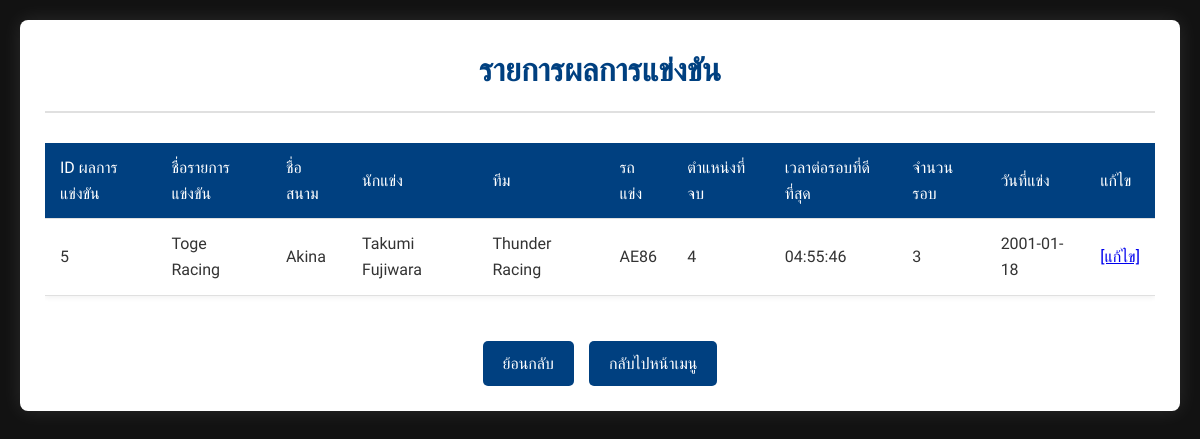
Screenshot of /Gt4SpeedTeam/list_results.php with the database file from the repository.
### tables this page shows
CREATE TABLE `results` (
  `result_id` int(11) NOT NULL,
  `race_id` int(11) NOT NULL,
  `driver_id` int(11) NOT NULL,
  `car_id` int(11) NOT NULL,
  `position` tinyint(3) UNSIGNED NOT NULL,
  `best_time` time DEFAULT NULL
);

CREATE TABLE `races` (
  `race_id` int(11) NOT NULL,
  `race_name` varchar(50) NOT NULL,
  `circuit` varchar(50) NOT NULL,
  `race_date` date NOT NULL,
  `lap_count` int(50) NOT NULL
);

CREATE TABLE `drivers` (
  `driver_id` int(5) NOT NULL,
  `name` varchar(50) NOT NULL,
  `nationality` varchar(50) NOT NULL,
  `join_year` date NOT NULL,
  `experience_years` tinyint(3) UNSIGNED DEFAULT NULL,
  `team_id` int(11) NOT NULL
);

CREATE TABLE `teams` (
  `team_id` int(5) NOT NULL,
  `team_name` text NOT NULL,
  `country` varchar(50) NOT NULL,
  `founded_year` year(4) NOT NULL,
  `team_principal` varchar(50) NOT NULL
);

CREATE TABLE `cars` (
  `car_id` int(5) NOT NULL,
  `model` varchar(50) NOT NULL,
  `manufacturer` varchar(50) NOT NULL,
  `engine` varchar(100) DEFAULT NULL,
  `chassis` int(100) DEFAULT NULL,
  `year` year(4) NOT NULL,
  `team_id` int(11) NOT NULL
);

### Gt4SpeedTeam/list_results.php (the view, shortened to what this page needs)
<?php
include 'config.php';
?>
<!DOCTYPE html>
<html lang="th">
<head>
    <link rel="stylesheet" href="6.css">
</head>
<body>
    <div class="container">
        <h1>รายการผลการแข่งขัน</h1>
        <div class="table-container">
            <table>
                <thead>
                    <tr>
                        <th>ID ผลการแข่งขัน</th>
                        <th>ชื่อรายการแข่งขัน</th>
                        <th>ชื่อสนาม</th>
                        <th>นักแข่ง</th>
                        <th>ทีม</th>
                        <th>รถแข่ง</th>
                        <th>ตำแหน่งที่จบ</th>
                        <th>เวลาต่อรอบที่ดีที่สุด</th>
                        <th>จำนวนรอบ</th>
                        <th>วันที่แข่ง</th>
                        <th>แก้ไข</th>
                    </tr>
                </thead>
                <tbody>
                    <?php
                    $sql = "SELECT r.result_id, rc.race_name, d.name AS driver_name, t.team_name,
                                   c.model AS car_model, r.position, r.best_time,
                                   rc.circuit, rc.lap_count, rc.race_date
                            FROM results r
                            JOIN races rc ON r.race_id = rc.race_id
                            JOIN drivers d ON r.driver_id = d.driver_id
                            JOIN teams t ON d.team_id = t.team_id
                            JOIN cars c ON r.car_id = c.car_id
                            ORDER BY r.result_id DESC";
                    $result = $conn->query($sql);
                    if ($result->num_rows > 0) {
                        while ($row = $result->fetch_assoc()) {
                            echo "<tr>
                                    <td>" . htmlspecialchars($row['result_id']) . "</td>
                                    <td>" . htmlspecialchars($row['race_name']) . "</td>
                                    <td>" . htmlspecialchars($row['circuit']) . "</td>
                                    <td>" . htmlspecialchars($row['driver_name']) . "</td>
                                    <td>" . htmlspecialchars($row['team_name']) . "</td>
                                    <td>" . htmlspecialchars($row['car_model']) . "</td>
                                    <td>" . htmlspecialchars($row['position']) . "</td>
                                    <td>" . htmlspecialchars($row['best_time']) . "</td>
                                    <td>" . htmlspecialchars($row['lap_count']) . "</td>
                                    <td>" . htmlspecialchars($row['race_date']) . "</td>
                                    <td> <a href='edit_result.php?id=" . htmlspecialchars($row['result_id'], ENT_QUOTES, 'UTF-8') . "' class='action-link edit'>[แก้ไข]</a></td>
                                  </tr>";
                        }
                    } else {
                        echo "<tr><td colspan='10' class='no-data'>ไม่มีข้อมูลผลการแข่งขัน</td></tr>";
                    }
                    ?>
                </tbody>
            </table>
        </div>
        <div class="button-container">
            <a href="menu_results.php" class="button">ย้อนกลับ</a>
            <a href="menu.php" class="button">กลับไปหน้าเมนู</a>
        </div>
    </div>
</body>
</html>

### Gt4SpeedTeam/6.css (style rules this page uses)
* { box-sizing: border-box; margin: 0; padding: 0; }
body { font-family: 'Sarabun', sans-serif; background-color: #121212; color: #333; line-height: 1.6; padding: 20px; }
.container { max-width: 1200px; margin: 0 auto; background-color: #fff; border-radius: 8px; box-shadow: 0 0 20px rgba(255, 255, 255, 0.1); padding: 25px; }
h1 { color: #004080; text-align: center; margin-bottom: 30px; font-weight: 600; padding-bottom: 15px; border-bottom: 2px solid #e0e0e0; }
.table-container { overflow-x: auto; margin-bottom: 25px; }
table { width: 100%; border-collapse: collapse; margin-bottom: 20px; box-shadow: 0 2px 5px rgba(0, 0, 0, 0.05); }
th, td { padding: 12px 15px; text-align: left; border-bottom: 1px solid #e0e0e0; }
th { background-color: #004080; color: white; font-weight: 500; position: sticky; top: 0; }
.button-container { display: flex; justify-content: center; gap: 15px; margin-top: 20px; }
.button { display: inline-block; background-color: #004080; color: white; padding: 10px 20px; text-decoration: none; border-radius: 5px; transition: background-color 0.3s, transform 0.2s; font-weight: 500; }

### rows the page displays
results: result_id "5", race.race_name "Toge Racing", race.circuit "Akina", driver.name "Takumi Fujiwara", teams.team_name "Thunder Racing", car.model "AE86", position "4", best_time "04:55:46", race.lap_count "3", race.race_date "2001-01-18"
